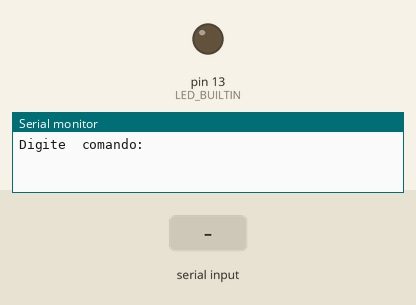
Recording of a sketch running on a simulated Arduino Uno, built with avr-gcc and run on an emulated ATmega328P. On the bench: output pins drawn as LEDs (lit = HIGH), the last lines printed to the serial monitor. The inputs (shaded band) are chosen by the test bench.

Above: at 1.2 s.
1.3 s: "on" received over Serial
At 3.5 s:
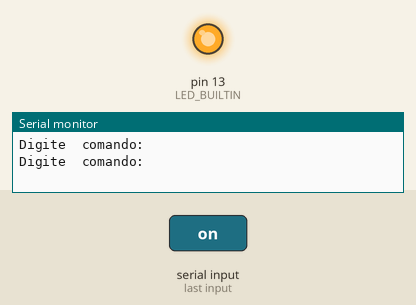
3.8 s: "1" received over Serial
At 5.4 s:
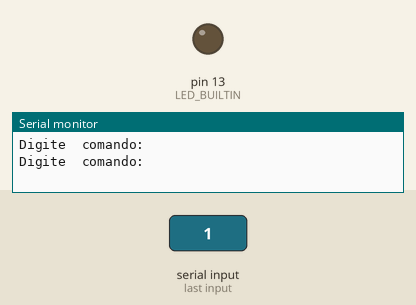
Timing chart, 0 to 6.9 s (numbered marks = the images above; inputs shaded):
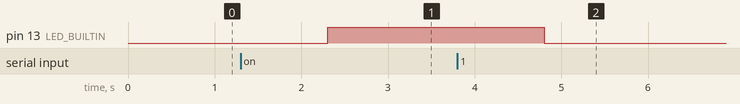

The sketch:

serialIO_test.ino
```cpp
String str = "off";

void setup() {
  Serial.begin(9600);
  pinMode(LED_BUILTIN, OUTPUT);
  digitalWrite(LED_BUILTIN, LOW);
}

void loop() {
  Serial.println("Digite  comando:");
  while (Serial.available()==0) {}

  str = Serial.readString();
  str.trim();

  if(str == "on"){
    digitalWrite(LED_BUILTIN, HIGH);
  } else { digitalWrite(LED_BUILTIN, LOW); }

delay(1000);
}
```

Measured:
- after the input at 1.3 s, pin 13 (LED_BUILTIN): LOW → HIGH after 1.0 s
- after the input at 3.8 s, pin 13 (LED_BUILTIN): HIGH → LOW after 1.0 s
